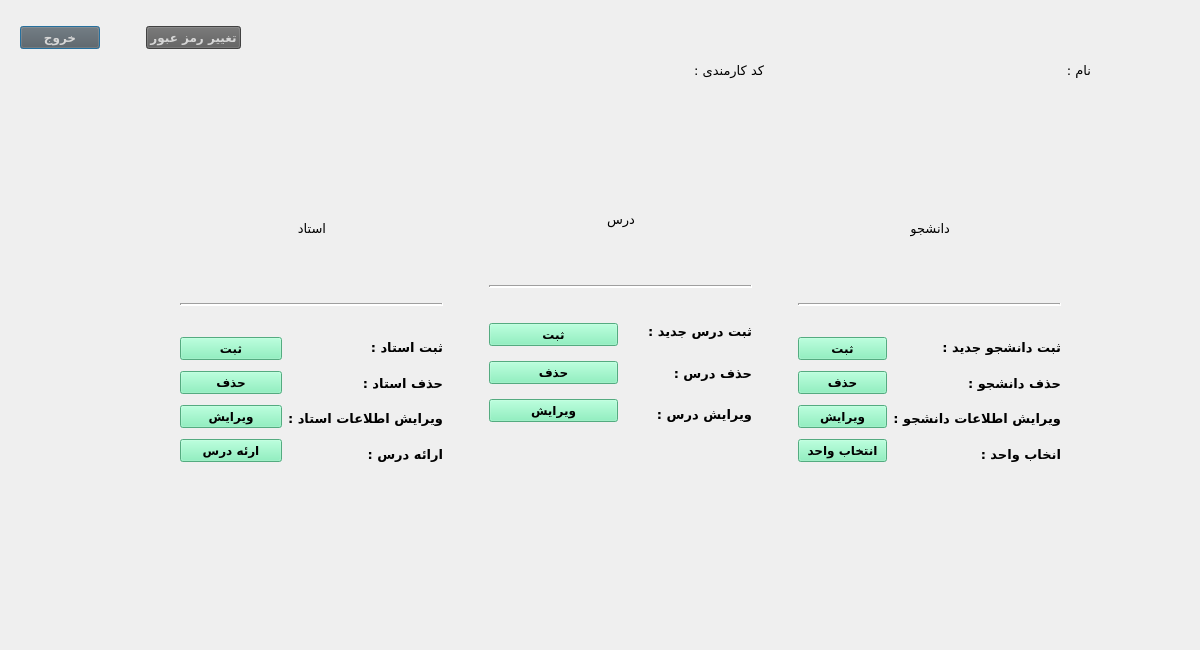
<?xml version="1.0" encoding="UTF-8"?>
<ui version="4.0">
 <class>EmployeeMainDialog</class>
 <widget class="QDialog" name="EmployeeMainDialog">
  <property name="geometry">
   <rect>
    <x>0</x>
    <y>0</y>
    <width>1200</width>
    <height>650</height>
   </rect>
  </property>
  <property name="windowTitle">
   <string>Dialog</string>
  </property>
  <property name="styleSheet">
   <string notr="true"/>
  </property>
  <widget class="QWidget" name="layoutWidget">
   <property name="geometry">
    <rect>
     <x>680</x>
     <y>50</y>
     <width>411</width>
     <height>40</height>
    </rect>
   </property>
   <layout class="QHBoxLayout" name="horizontalLayout_6">
    <item>
     <layout class="QHBoxLayout" name="horizontalLayout_5">
      <item>
       <widget class="QLabel" name="label_employeeCode">
        <property name="font">
         <font>
          <family>B Roya</family>
          <pointsize>10</pointsize>
          <weight>50</weight>
          <bold>false</bold>
         </font>
        </property>
        <property name="text">
         <string/>
        </property>
       </widget>
      </item>
      <item>
       <widget class="QLabel" name="label_3">
        <property name="font">
         <font>
          <family>B Titr</family>
          <pointsize>10</pointsize>
         </font>
        </property>
        <property name="text">
         <string>کد کارمندی :</string>
        </property>
       </widget>
      </item>
     </layout>
    </item>
    <item>
     <spacer name="horizontalSpacer">
      <property name="orientation">
       <enum>Qt::Horizontal</enum>
      </property>
      <property name="sizeHint" stdset="0">
       <size>
        <width>40</width>
        <height>20</height>
       </size>
      </property>
     </spacer>
    </item>
    <item>
     <layout class="QHBoxLayout" name="horizontalLayout_4">
      <item>
       <widget class="QLabel" name="label_name">
        <property name="font">
         <font>
          <family>B Roya</family>
          <pointsize>10</pointsize>
          <weight>50</weight>
          <bold>false</bold>
         </font>
        </property>
        <property name="text">
         <string/>
        </property>
       </widget>
      </item>
      <item>
       <widget class="QLabel" name="label">
        <property name="font">
         <font>
          <family>B Titr</family>
          <pointsize>10</pointsize>
         </font>
        </property>
        <property name="text">
         <string>نام :</string>
        </property>
       </widget>
      </item>
     </layout>
    </item>
   </layout>
  </widget>
  <widget class="QWidget" name="layoutWidget">
   <property name="geometry">
    <rect>
     <x>20</x>
     <y>20</y>
     <width>221</width>
     <height>35</height>
    </rect>
   </property>
   <layout class="QHBoxLayout" name="horizontalLayout_2">
    <item>
     <widget class="QPushButton" name="pushButton_exit">
      <property name="font">
       <font>
        <family>B Nazanin</family>
        <pointsize>9</pointsize>
        <weight>75</weight>
        <bold>true</bold>
       </font>
      </property>
      <property name="styleSheet">
       <string notr="true">background-color: rgb(91, 91, 91);
color: rgb(214, 214, 214);</string>
      </property>
      <property name="text">
       <string>خروج</string>
      </property>
     </widget>
    </item>
    <item>
     <spacer name="horizontalSpacer_12">
      <property name="orientation">
       <enum>Qt::Horizontal</enum>
      </property>
      <property name="sizeHint" stdset="0">
       <size>
        <width>40</width>
        <height>20</height>
       </size>
      </property>
     </spacer>
    </item>
    <item>
     <widget class="QPushButton" name="pushButton_setting">
      <property name="font">
       <font>
        <family>B Nazanin</family>
        <pointsize>9</pointsize>
        <weight>75</weight>
        <bold>true</bold>
       </font>
      </property>
      <property name="styleSheet">
       <string notr="true">background-color: rgb(91, 91, 91);
color: rgb(214, 214, 214);</string>
      </property>
      <property name="text">
       <string>تغییر رمز عبور</string>
      </property>
     </widget>
    </item>
   </layout>
  </widget>
  <widget class="QWidget" name="layoutWidget">
   <property name="geometry">
    <rect>
     <x>180</x>
     <y>160</y>
     <width>881</width>
     <height>309</height>
    </rect>
   </property>
   <layout class="QHBoxLayout" name="horizontalLayout_11">
    <item>
     <layout class="QVBoxLayout" name="verticalLayout_8">
      <item>
       <layout class="QHBoxLayout" name="horizontalLayout_8">
        <item>
         <spacer name="horizontalSpacer_9">
          <property name="orientation">
           <enum>Qt::Horizontal</enum>
          </property>
          <property name="sizeHint" stdset="0">
           <size>
            <width>40</width>
            <height>20</height>
           </size>
          </property>
         </spacer>
        </item>
        <item>
         <widget class="QLabel" name="label_6">
          <property name="font">
           <font>
            <family>B Titr</family>
            <pointsize>10</pointsize>
           </font>
          </property>
          <property name="text">
           <string>استاد</string>
          </property>
         </widget>
        </item>
        <item>
         <spacer name="horizontalSpacer_8">
          <property name="orientation">
           <enum>Qt::Horizontal</enum>
          </property>
          <property name="sizeHint" stdset="0">
           <size>
            <width>40</width>
            <height>20</height>
           </size>
          </property>
         </spacer>
        </item>
       </layout>
      </item>
      <item>
       <widget class="Line" name="line_3">
        <property name="lineWidth">
         <number>2</number>
        </property>
        <property name="orientation">
         <enum>Qt::Horizontal</enum>
        </property>
       </widget>
      </item>
      <item>
       <spacer name="horizontalSpacer_10">
        <property name="orientation">
         <enum>Qt::Horizontal</enum>
        </property>
        <property name="sizeHint" stdset="0">
         <size>
          <width>218</width>
          <height>20</height>
         </size>
        </property>
       </spacer>
      </item>
      <item>
       <layout class="QHBoxLayout" name="horizontalLayout">
        <item>
         <layout class="QVBoxLayout" name="verticalLayout_6">
          <item>
           <widget class="QPushButton" name="pushButton_addTeacher">
            <property name="font">
             <font>
              <family>B Nazanin</family>
              <pointsize>9</pointsize>
              <weight>75</weight>
              <bold>true</bold>
             </font>
            </property>
            <property name="styleSheet">
             <string notr="true">background-color:rgb(118, 240, 179)</string>
            </property>
            <property name="text">
             <string>ثبت</string>
            </property>
           </widget>
          </item>
          <item>
           <widget class="QPushButton" name="pushButton_removeTeacher">
            <property name="font">
             <font>
              <family>B Nazanin</family>
              <pointsize>9</pointsize>
              <weight>75</weight>
              <bold>true</bold>
             </font>
            </property>
            <property name="styleSheet">
             <string notr="true">background-color:rgb(118, 240, 179)</string>
            </property>
            <property name="text">
             <string>حذف</string>
            </property>
           </widget>
          </item>
          <item>
           <widget class="QPushButton" name="pushButton_editTeacher">
            <property name="font">
             <font>
              <family>B Nazanin</family>
              <pointsize>9</pointsize>
              <weight>75</weight>
              <bold>true</bold>
             </font>
            </property>
            <property name="styleSheet">
             <string notr="true">background-color:rgb(118, 240, 179)</string>
            </property>
            <property name="text">
             <string>ویرایش</string>
            </property>
           </widget>
          </item>
          <item>
           <widget class="QPushButton" name="pushButton_eraeDars">
            <property name="font">
             <font>
              <family>B Nazanin</family>
              <pointsize>9</pointsize>
              <weight>75</weight>
              <bold>true</bold>
             </font>
            </property>
            <property name="styleSheet">
             <string notr="true">background-color:rgb(118, 240, 179)</string>
            </property>
            <property name="text">
             <string>ارئه درس</string>
            </property>
           </widget>
          </item>
         </layout>
        </item>
        <item>
         <layout class="QVBoxLayout" name="verticalLayout_5">
          <item>
           <widget class="QLabel" name="label_15">
            <property name="font">
             <font>
              <family>B Koodak</family>
              <pointsize>10</pointsize>
              <weight>75</weight>
              <bold>true</bold>
             </font>
            </property>
            <property name="text">
             <string>ثبت استاد :</string>
            </property>
           </widget>
          </item>
          <item>
           <widget class="QLabel" name="label_16">
            <property name="font">
             <font>
              <family>B Koodak</family>
              <pointsize>10</pointsize>
              <weight>75</weight>
              <bold>true</bold>
             </font>
            </property>
            <property name="text">
             <string>حذف استاد :</string>
            </property>
           </widget>
          </item>
          <item>
           <widget class="QLabel" name="label_17">
            <property name="font">
             <font>
              <family>B Koodak</family>
              <pointsize>10</pointsize>
              <weight>75</weight>
              <bold>true</bold>
             </font>
            </property>
            <property name="text">
             <string>ویرایش اطلاعات استاد :</string>
            </property>
           </widget>
          </item>
          <item>
           <widget class="QLabel" name="label_18">
            <property name="font">
             <font>
              <family>B Koodak</family>
              <pointsize>10</pointsize>
              <weight>75</weight>
              <bold>true</bold>
             </font>
            </property>
            <property name="text">
             <string>ارائه درس :</string>
            </property>
           </widget>
          </item>
         </layout>
        </item>
       </layout>
      </item>
     </layout>
    </item>
    <item>
     <spacer name="verticalSpacer_5">
      <property name="orientation">
       <enum>Qt::Vertical</enum>
      </property>
      <property name="sizeHint" stdset="0">
       <size>
        <width>20</width>
        <height>238</height>
       </size>
      </property>
     </spacer>
    </item>
    <item>
     <spacer name="verticalSpacer_6">
      <property name="orientation">
       <enum>Qt::Vertical</enum>
      </property>
      <property name="sizeHint" stdset="0">
       <size>
        <width>20</width>
        <height>218</height>
       </size>
      </property>
     </spacer>
    </item>
    <item>
     <layout class="QVBoxLayout" name="verticalLayout_7">
      <item>
       <layout class="QHBoxLayout" name="horizontalLayout_9">
        <item>
         <spacer name="horizontalSpacer_5">
          <property name="orientation">
           <enum>Qt::Horizontal</enum>
          </property>
          <property name="sizeHint" stdset="0">
           <size>
            <width>40</width>
            <height>20</height>
           </size>
          </property>
         </spacer>
        </item>
        <item>
         <widget class="QLabel" name="label_5">
          <property name="font">
           <font>
            <family>B Titr</family>
            <pointsize>10</pointsize>
           </font>
          </property>
          <property name="text">
           <string>درس</string>
          </property>
         </widget>
        </item>
        <item>
         <spacer name="horizontalSpacer_6">
          <property name="orientation">
           <enum>Qt::Horizontal</enum>
          </property>
          <property name="sizeHint" stdset="0">
           <size>
            <width>40</width>
            <height>20</height>
           </size>
          </property>
         </spacer>
        </item>
       </layout>
      </item>
      <item>
       <widget class="Line" name="line_2">
        <property name="frameShadow">
         <enum>QFrame::Sunken</enum>
        </property>
        <property name="lineWidth">
         <number>2</number>
        </property>
        <property name="orientation">
         <enum>Qt::Horizontal</enum>
        </property>
       </widget>
      </item>
      <item>
       <spacer name="horizontalSpacer_7">
        <property name="orientation">
         <enum>Qt::Horizontal</enum>
        </property>
        <property name="sizeHint" stdset="0">
         <size>
          <width>178</width>
          <height>20</height>
         </size>
        </property>
       </spacer>
      </item>
      <item>
       <layout class="QHBoxLayout" name="horizontalLayout_3">
        <item>
         <layout class="QVBoxLayout" name="verticalLayout_3">
          <item>
           <widget class="QPushButton" name="pushButton_addLesson">
            <property name="font">
             <font>
              <family>B Nazanin</family>
              <pointsize>9</pointsize>
              <weight>75</weight>
              <bold>true</bold>
             </font>
            </property>
            <property name="styleSheet">
             <string notr="true">background-color:rgb(118, 240, 179)</string>
            </property>
            <property name="text">
             <string>ثبت</string>
            </property>
           </widget>
          </item>
          <item>
           <widget class="QPushButton" name="pushButton_removeLesson">
            <property name="font">
             <font>
              <family>B Nazanin</family>
              <pointsize>9</pointsize>
              <weight>75</weight>
              <bold>true</bold>
             </font>
            </property>
            <property name="styleSheet">
             <string notr="true">background-color:rgb(118, 240, 179)</string>
            </property>
            <property name="text">
             <string>حذف</string>
            </property>
           </widget>
          </item>
          <item>
           <widget class="QPushButton" name="pushButton_editLesson">
            <property name="font">
             <font>
              <family>B Nazanin</family>
              <pointsize>9</pointsize>
              <weight>75</weight>
              <bold>true</bold>
             </font>
            </property>
            <property name="styleSheet">
             <string notr="true">background-color:rgb(118, 240, 179)</string>
            </property>
            <property name="text">
             <string>ویرایش</string>
            </property>
           </widget>
          </item>
         </layout>
        </item>
        <item>
         <layout class="QVBoxLayout" name="verticalLayout_4">
          <item>
           <widget class="QLabel" name="label_12">
            <property name="font">
             <font>
              <family>B Koodak</family>
              <pointsize>10</pointsize>
              <weight>75</weight>
              <bold>true</bold>
             </font>
            </property>
            <property name="text">
             <string>ثبت درس جدید :</string>
            </property>
           </widget>
          </item>
          <item>
           <widget class="QLabel" name="label_13">
            <property name="font">
             <font>
              <family>B Koodak</family>
              <pointsize>10</pointsize>
              <weight>75</weight>
              <bold>true</bold>
             </font>
            </property>
            <property name="text">
             <string>حذف درس :</string>
            </property>
           </widget>
          </item>
          <item>
           <widget class="QLabel" name="label_14">
            <property name="font">
             <font>
              <family>B Koodak</family>
              <pointsize>10</pointsize>
              <weight>75</weight>
              <bold>true</bold>
             </font>
            </property>
            <property name="text">
             <string>ویرایش درس :</string>
            </property>
           </widget>
          </item>
         </layout>
        </item>
       </layout>
      </item>
      <item>
       <spacer name="horizontalSpacer_11">
        <property name="orientation">
         <enum>Qt::Horizontal</enum>
        </property>
        <property name="sizeHint" stdset="0">
         <size>
          <width>148</width>
          <height>37</height>
         </size>
        </property>
       </spacer>
      </item>
     </layout>
    </item>
    <item>
     <spacer name="verticalSpacer_7">
      <property name="orientation">
       <enum>Qt::Vertical</enum>
      </property>
      <property name="sizeHint" stdset="0">
       <size>
        <width>20</width>
        <height>218</height>
       </size>
      </property>
     </spacer>
    </item>
    <item>
     <spacer name="verticalSpacer_8">
      <property name="orientation">
       <enum>Qt::Vertical</enum>
      </property>
      <property name="sizeHint" stdset="0">
       <size>
        <width>20</width>
        <height>208</height>
       </size>
      </property>
     </spacer>
    </item>
    <item>
     <layout class="QVBoxLayout" name="verticalLayout_9">
      <item>
       <layout class="QHBoxLayout" name="horizontalLayout_10">
        <item>
         <spacer name="horizontalSpacer_3">
          <property name="orientation">
           <enum>Qt::Horizontal</enum>
          </property>
          <property name="sizeHint" stdset="0">
           <size>
            <width>40</width>
            <height>20</height>
           </size>
          </property>
         </spacer>
        </item>
        <item>
         <widget class="QLabel" name="label_4">
          <property name="font">
           <font>
            <family>B Titr</family>
            <pointsize>10</pointsize>
            <weight>50</weight>
            <bold>false</bold>
            <underline>false</underline>
           </font>
          </property>
          <property name="text">
           <string>دانشجو</string>
          </property>
         </widget>
        </item>
        <item>
         <spacer name="horizontalSpacer_2">
          <property name="orientation">
           <enum>Qt::Horizontal</enum>
          </property>
          <property name="sizeHint" stdset="0">
           <size>
            <width>40</width>
            <height>20</height>
           </size>
          </property>
         </spacer>
        </item>
       </layout>
      </item>
      <item>
       <widget class="Line" name="line">
        <property name="frameShadow">
         <enum>QFrame::Sunken</enum>
        </property>
        <property name="lineWidth">
         <number>2</number>
        </property>
        <property name="orientation">
         <enum>Qt::Horizontal</enum>
        </property>
       </widget>
      </item>
      <item>
       <spacer name="horizontalSpacer_4">
        <property name="orientation">
         <enum>Qt::Horizontal</enum>
        </property>
        <property name="sizeHint" stdset="0">
         <size>
          <width>218</width>
          <height>20</height>
         </size>
        </property>
       </spacer>
      </item>
      <item>
       <layout class="QHBoxLayout" name="horizontalLayout_7">
        <item>
         <layout class="QVBoxLayout" name="verticalLayout_2">
          <item>
           <widget class="QPushButton" name="pushButton_addStu">
            <property name="font">
             <font>
              <family>B Nazanin</family>
              <pointsize>9</pointsize>
              <weight>75</weight>
              <bold>true</bold>
             </font>
            </property>
            <property name="styleSheet">
             <string notr="true">background-color:rgb(118, 240, 179)</string>
            </property>
            <property name="text">
             <string>ثبت</string>
            </property>
           </widget>
          </item>
          <item>
           <widget class="QPushButton" name="pushButton_removeStu">
            <property name="font">
             <font>
              <family>B Nazanin</family>
              <pointsize>9</pointsize>
              <weight>75</weight>
              <bold>true</bold>
             </font>
            </property>
            <property name="styleSheet">
             <string notr="true">background-color:rgb(118, 240, 179)</string>
            </property>
            <property name="text">
             <string>حذف</string>
            </property>
           </widget>
          </item>
          <item>
           <widget class="QPushButton" name="pushButton_editStu">
            <property name="font">
             <font>
              <family>B Nazanin</family>
              <pointsize>9</pointsize>
              <weight>75</weight>
              <bold>true</bold>
             </font>
            </property>
            <property name="styleSheet">
             <string notr="true">background-color:rgb(118, 240, 179)</string>
            </property>
            <property name="text">
             <string>ویرایش</string>
            </property>
           </widget>
          </item>
          <item>
           <widget class="QPushButton" name="pushButton_entekhabVahed">
            <property name="font">
             <font>
              <family>B Nazanin</family>
              <pointsize>9</pointsize>
              <weight>75</weight>
              <bold>true</bold>
             </font>
            </property>
            <property name="styleSheet">
             <string notr="true">background-color:rgb(118, 240, 179)</string>
            </property>
            <property name="text">
             <string>انتخاب واحد</string>
            </property>
           </widget>
          </item>
         </layout>
        </item>
        <item>
         <layout class="QVBoxLayout" name="verticalLayout">
          <item>
           <widget class="QLabel" name="label_8">
            <property name="font">
             <font>
              <family>B Koodak</family>
              <pointsize>10</pointsize>
              <weight>75</weight>
              <bold>true</bold>
             </font>
            </property>
            <property name="text">
             <string>ثبت دانشجو جدید :</string>
            </property>
           </widget>
          </item>
          <item>
           <widget class="QLabel" name="label_9">
            <property name="font">
             <font>
              <family>B Koodak</family>
              <pointsize>10</pointsize>
              <weight>75</weight>
              <bold>true</bold>
             </font>
            </property>
            <property name="text">
             <string>حذف دانشجو :</string>
            </property>
           </widget>
          </item>
          <item>
           <widget class="QLabel" name="label_10">
            <property name="font">
             <font>
              <family>B Koodak</family>
              <pointsize>10</pointsize>
              <weight>75</weight>
              <bold>true</bold>
             </font>
            </property>
            <property name="text">
             <string>ویرایش اطلاعات دانشجو :</string>
            </property>
           </widget>
          </item>
          <item>
           <widget class="QLabel" name="label_11">
            <property name="font">
             <font>
              <family>B Koodak</family>
              <pointsize>10</pointsize>
              <weight>75</weight>
              <bold>true</bold>
             </font>
            </property>
            <property name="text">
             <string>انخاب واحد :</string>
            </property>
           </widget>
          </item>
         </layout>
        </item>
       </layout>
      </item>
     </layout>
    </item>
   </layout>
  </widget>
 </widget>
 <resources/>
 <connections>
  <connection>
   <sender>pushButton_exit</sender>
   <signal>clicked()</signal>
   <receiver>EmployeeMainDialog</receiver>
   <slot>close()</slot>
   <hints>
    <hint type="sourcelabel">
     <x>66</x>
     <y>38</y>
    </hint>
    <hint type="destinationlabel">
     <x>55</x>
     <y>90</y>
    </hint>
   </hints>
  </connection>
 </connections>
</ui>
